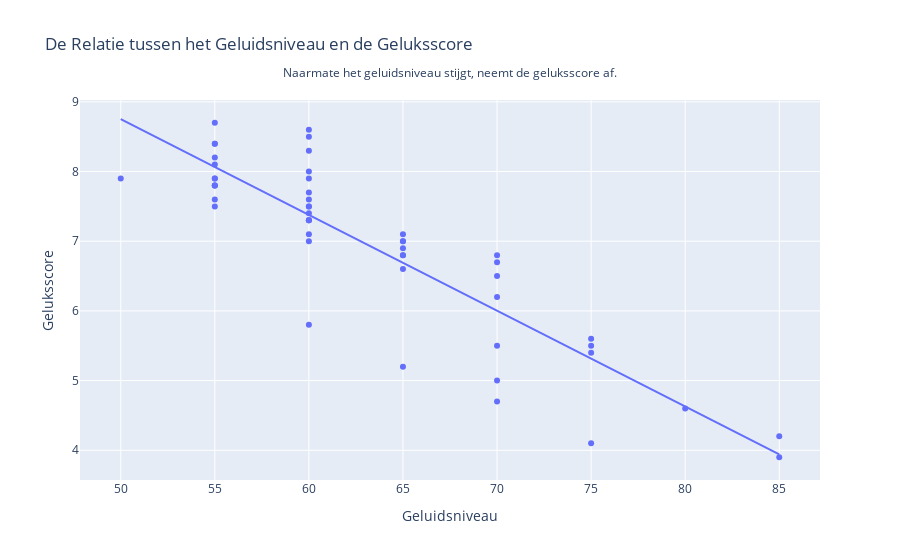

The notebook cell saved with this chart:
### Markdown cell above
Om te controleren of een hoog geluidsniveau daadwerkelijk als hinderlijk en onrustig kan worden ervaren, zullen we dit onderzoeken door het geluidsniveau uit te zetten tegen de geluksscore. In het onderstaande spreidingsdiagram zetten we het geluidsniveau op de x-as en de geluks score op de y-as.

### Code cell
plot_data = final_data[['Decibel_Level', 'Happiness_Score']]

fig = px.scatter(plot_data, x='Decibel_Level', y='Happiness_Score', trendline='ols',
                 title='De Relatie tussen het Geluidsniveau en de Geluksscore',
                 labels={
                     'Decibel_Level': 'Geluidsniveau',
                     'Happiness_Score': 'Geluksscore'
                 })

fig.add_annotation(
    x=0.5,
    y=1.1,
    showarrow=False,
    text="Naarmate het geluidsniveau stijgt, neemt de geluksscore af.",
    xref="paper",
    yref="paper",
    align="center"
)


fig.show()

correlation = final_data['Decibel_Level'].corr(final_data['Happiness_Score'])
print("Correlatiecoëfficiënt tussen het geluidsniveau en de geluksscore:", correlation)

### Figure 1 — Plotly figure (JSON) as saved in the notebook; plotly's stock layout.template omitted (floating-point values rounded to 4 significant figures)
{"data": [{"hovertemplate": "Geluidsniveau=%{x}<br>Geluksscore=%{y}<extra></extra>", "legendgroup": "", "marker": {"color": "#636efa", "symbol": "circle"}, "mode": "markers", "name": "", "orientation": "v", "showlegend": false, "type": "scatter", "x": [55, 50, 75, 60, 55, 60, 55, 60, 70, 85, 75, 60, 80, 70, 55, 60, 55, 65, 60, 70, 55, 60, 65, 75, 60, 55, 60, 65, 55, 60, 65, 60, 85, 55, 70, 75, 60, 65, 70, 60, 55, 70, 65, 60, 55, 70, 60, 55, 65, 60, 65], "xaxis": "x", "y": [8.4, 7.9, 4.1, 7.5, 7.8, 7.3, 8.1, 8.5, 6.5, 4.2, 5.5, 7.7, 4.6, 6.8, 8.7, 7, 7.5, 6.8, 8.3, 6.2, 7.8, 8.6, 6.8, 5.4, 5.8, 8.2, 7.9, 7.1, 7.6, 7.3, 7, 8, 3.9, 7.9, 6.7, 5.6, 7.1, 7, 5, 7.5, 7.8, 4.7, 6.6, 7.4, 7.9, 5.5, 7.6, 8.4, 5.2, 7.3, 6.9], "yaxis": "y"}, {"hovertemplate": "<b>OLS trendline</b><br>Happiness_Score = -0.137462 * Decibel_Level + 15.6255<br>R<sup>2</sup>=0.774736<br><br>Geluidsniveau=%{x}<br>Geluksscore=%{y} <b>(trend)</b><extra></extra>", "legendgroup": "", "marker": {"color": "#636efa", "symbol": "circle"}, "mode": "lines", "name": "", "showlegend": false, "type": "scatter", "x": [50, 55, 55, 55, 55, 55, 55, 55, 55, 55, 55, 55, 55, 60, 60, 60, 60, 60, 60, 60, 60, 60, 60, 60, 60, 60, 60, 60, 60, 65, 65, 65, 65, 65, 65, 65, 65, 70, 70, 70, 70, 70, 70, 70, 75, 75, 75, 75, 80, 85, 85], "xaxis": "x", "y": [8.752, 8.065, 8.065, 8.065, 8.065, 8.065, 8.065, 8.065, 8.065, 8.065, 8.065, 8.065, 8.065, 7.378, 7.378, 7.378, 7.378, 7.378, 7.378, 7.378, 7.378, 7.378, 7.378, 7.378, 7.378, 7.378, 7.378, 7.378, 7.378, 6.691, 6.691, 6.691, 6.691, 6.691, 6.691, 6.691, 6.691, 6.003, 6.003, 6.003, 6.003, 6.003, 6.003, 6.003, 5.316, 5.316, 5.316, 5.316, 4.629, 3.941, 3.941], "yaxis": "y"}], "layout": {"annotations": [{"align": "center", "showarrow": false, "text": "Naarmate het geluidsniveau stijgt, neemt de geluksscore af.", "x": 0.5, "xref": "paper", "y": 1.1, "yref": "paper"}], "autosize": true, "legend": {"tracegroupgap": 0}, "title": {"text": "De Relatie tussen het Geluidsniveau en de Geluksscore"}, "xaxis": {"anchor": "y", "autorange": true, "domain": [0, 1], "range": [47.88, 87.12], "title": {"text": "Geluidsniveau"}, "type": "linear"}, "yaxis": {"anchor": "x", "autorange": true, "domain": [0, 1], "range": [3.504, 9.096], "title": {"text": "Geluksscore"}, "type": "linear"}}}
